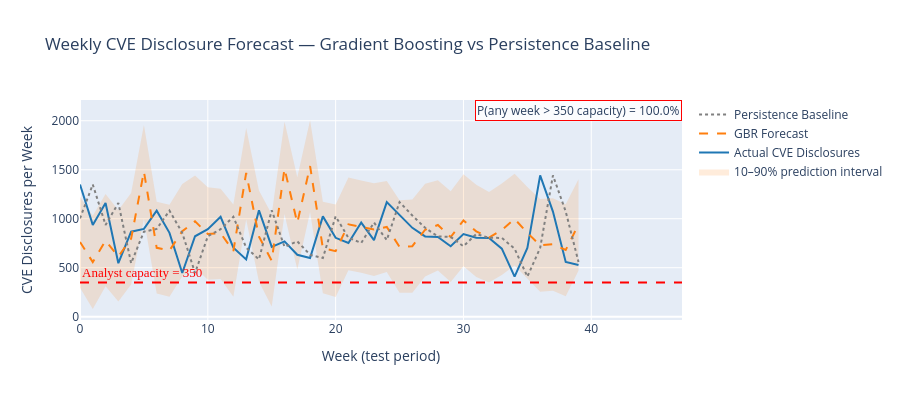

The cell this chart's notebook holds for it:
### Markdown cell above
---
## Stage 7 — Feedback: CVE Disclosure Volume Forecasting

**Intelligence cycle connection (Ch 12):** The Feedback Stage at ApexCode (Ch 12) generated new collection requirements from the CISO's unresolved questions. One of those requirements: "Is session-hijacking CVE disclosure trending up — should we increase monitoring capacity for SaaS authentication vulnerabilities, or is this a one-quarter spike?" The forecasting model answers that question by projecting weekly NVD CVE disclosure counts using six years of historical data. The output is not a threat activity prediction — it is a vulnerability disclosure volume forecast, which is a leading indicator for patch management planning and collection capacity allocation. Where ApexCode has its own incident data from SIEM, that data should be compared against the forecast to validate or challenge the proxy assumption.

**Target:** Weekly CVE disclosure counts aggregated from the NVD data already downloaded (2020–2025). This is a *disclosure* forecast, not a threat activity forecast. Disclosure volume correlates with but does not equal exploitation. The model informs patch management planning; real incident data (where available) closes the loop.

**Temporal split discipline (Paper 4 lesson):** 70% train / 15% validate / 15% test, preserving chronological order — never shuffle a time series. The proportional split mirrors Paper 4’s equal-window methodology: recent data matters more than all-history accumulation.

### Code cell
# ── Stage 7: Vulnerability Disclosure Forecasting ────────────────────────────
# Aggregate NVD CVE counts by week using the data already downloaded

def build_weekly_counts(df_):
    wdf = df_.copy()
    wdf['week'] = pd.to_datetime(wdf['published']).dt.to_period('W').apply(lambda p: p.start_time)
    counts = wdf.groupby('week').size().reset_index(name='cve_count')
    counts = counts.sort_values('week').reset_index(drop=True)
    return counts

weekly = build_weekly_counts(df)
print(f"Weekly time series: {len(weekly)} weeks ({weekly['week'].min().date()} to {weekly['week'].max().date()})")

# Feature engineering: lag features + rolling means
def add_lag_features(series, lags=[1, 2, 4, 13, 52]):
    df_ = pd.DataFrame({'y': series})
    for lag in lags:
        df_[f'lag_{lag}'] = df_['y'].shift(lag)
    df_['ma4']  = df_['y'].shift(1).rolling(4).mean()
    df_['ma13'] = df_['y'].shift(1).rolling(13).mean()
    return df_.dropna()

feat_df = add_lag_features(weekly['cve_count'])
feat_df.index = range(len(feat_df))  # reset after dropna

# Chronological 70 / 15 / 15 split — no shuffling
y_all = feat_df['y'].values
X_all = feat_df.drop(columns='y').values
n_train = int(0.70 * len(feat_df))
n_val   = int(0.85 * len(feat_df))

X_tr_ts, y_tr_ts = X_all[:n_train], y_all[:n_train]
X_te_ts, y_te_ts = X_all[n_val:], y_all[n_val:]
# Note: val split (n_train:n_val) available for hyperparameter tuning if needed;
# Ridge alpha=1.0 and GBR defaults are used here without tuning.

print(f"Train: {n_train} weeks | Test: {len(feat_df)-n_val} weeks")

# Models
from sklearn.linear_model import Ridge
from sklearn.ensemble import GradientBoostingRegressor

models_ts = {
    'Persistence':          lambda: None,
    'Rolling Mean (4-wk)':  lambda: None,
    'Ridge Regression':     Ridge(alpha=1.0),
    'Gradient Boosting':    GradientBoostingRegressor(n_estimators=100, max_depth=3, random_state=42),
}

results_ts = []
for name, model in models_ts.items():
    if name == 'Persistence':
        preds = feat_df['lag_1'].values[n_val:]
    elif name == 'Rolling Mean (4-wk)':
        preds = feat_df['ma4'].values[n_val:]
    else:
        model.fit(X_tr_ts, y_tr_ts)
        if name == 'Gradient Boosting':
            fit_gbr = model  # save for plot below
        preds = model.predict(X_te_ts)

    mae  = np.mean(np.abs(y_te_ts - preds))
    rmse = np.sqrt(np.mean((y_te_ts - preds) ** 2))
    actual_dir = np.diff(y_te_ts) > 0
    pred_dir   = np.diff(preds)   > 0
    dir_acc    = (actual_dir == pred_dir).mean()

    results_ts.append({'Model': name, 'MAE': mae, 'RMSE': rmse, 'Directional Acc': dir_acc})

ts_res = pd.DataFrame(results_ts).set_index('Model')
print("\nForecasting results (test period):")
print(ts_res.round(2).to_string())

# Reuse the already-fitted GBR from the loop above
best_model = fit_gbr
forecast = best_model.predict(X_te_ts)

# Monte Carlo overlay for prediction interval + capacity-breach probability (Figure 13.8)
ANALYST_CAPACITY = 350  # CVEs per week the team can review
forecast_std = float(np.std(y_te_ts - forecast))  # residual std as forecast uncertainty proxy
sims = np.random.normal(forecast, forecast_std, size=(10_000, len(forecast)))
sims = np.clip(sims, 0, None)  # weekly counts are non-negative
p10 = np.percentile(sims, 10, axis=0)
p90 = np.percentile(sims, 90, axis=0)
prob_breach = float(((sims > ANALYST_CAPACITY).any(axis=1)).mean())
print(f"P(any-week breach) of {ANALYST_CAPACITY} CVEs/week capacity in the test horizon: {prob_breach:.2%}")

fig = go.Figure()
# 10th-90th percentile prediction band (drawn first → bottom z-order)
fig.add_trace(go.Scatter(y=p90, mode='lines', name='90th pct',
                          line=dict(color='rgba(255,127,14,0)'), showlegend=False))
fig.add_trace(go.Scatter(y=p10, mode='lines', name='10–90% prediction interval',
                          fill='tonexty', fillcolor='rgba(255,127,14,0.15)',
                          line=dict(color='rgba(255,127,14,0)')))
fig.add_trace(go.Scatter(y=y_te_ts, mode='lines', name='Actual CVE Disclosures', line=dict(color='#1f77b4')))
fig.add_trace(go.Scatter(y=forecast, mode='lines', name='GBR Forecast', line=dict(color='#ff7f0e', dash='dash')))
fig.add_trace(go.Scatter(y=feat_df['lag_1'].values[n_val:], mode='lines',
                          name='Persistence Baseline', line=dict(color='gray', dash='dot')))
fig.update_layout(
    title='Weekly CVE Disclosure Forecast — Gradient Boosting vs Persistence Baseline',
    xaxis_title='Week (test period)', yaxis_title='CVE Disclosures per Week',
    height=400, width=900,
)
# Analyst capacity line + capacity-breach probability annotation (DV-1)
fig.add_hline(y=ANALYST_CAPACITY, line_dash='dash', line_color='red', line_width=2,
               annotation_text=f'Analyst capacity = {ANALYST_CAPACITY}',
               annotation_position='top left',
               annotation_font_color='red', annotation_font_size=13,
               annotation_font_family='Arial Black')
fig.add_annotation(x=len(forecast)-1, y=float(max(p90)) * 1.05,
                    text=f'P(any week > {ANALYST_CAPACITY} capacity) = {prob_breach:.1%}',
                    showarrow=False,
                    bgcolor='rgba(255,255,255,0.85)',
                    bordercolor='red', borderwidth=1)
fig.write_image(IMAGES_DIR / 'figure_13_7_disclosure_forecast.png', width=900, height=500)
fig.show()
print("\nKey finding: GBR tracks seasonal patterns that persistence misses.")
print("This informs patch management planning — not threat response directly.")

### Figure 1 — Plotly figure (JSON) as saved in the notebook; plotly's stock layout.template omitted (floating-point values rounded to 4 significant figures)
{"data": [{"line": {"color": "rgba(255,127,14,0)"}, "mode": "lines", "name": "90th pct", "showlegend": false, "type": "scatter", "y": [1225.0, 1031.0, 1254.0, 1088.0, 1262.0, 1957.0, 1173.0, 1143.0, 1355.0, 1440.0, 1321.0, 1306.0, 1145.0, 1927.0, 1288.0, 1046.0, 1990.0, 1424.0, 2005.0, 1173.0, 1146.0, 1422.0, 1391.0, 1361.0, 1385.0, 1189.0, 1196.0, 1356.0, 1394.0, 1279.0, 1454.0, 1346.0, 1273.0, 1361.0, 1460.0, 1324.0, 1202.0, 1210.0, 1148.0, 1403.0]}, {"fill": "tonexty", "fillcolor": "rgba(255,127,14,0.15)", "line": {"color": "rgba(255,127,14,0)"}, "mode": "lines", "name": "10–90% prediction interval", "type": "scatter", "y": [296.4, 78.33, 309.4, 155.4, 328.0, 999.9, 236.1, 204.2, 412.9, 499.9, 377.9, 384.0, 203.2, 992.2, 356.2, 103.1, 1047.0, 481.9, 1068.0, 239.4, 199.8, 473.7, 449.0, 414.0, 456.5, 244.3, 244.9, 411.0, 470.4, 353.3, 515.8, 405.6, 350.1, 426.2, 523.5, 387.6, 253.7, 263.5, 208.3, 468.8]}, {"line": {"color": "#1f77b4"}, "mode": "lines", "name": "Actual CVE Disclosures", "type": "scatter", "y": [1349, 937, 1160, 546, 868, 896, 1082, 856, 446, 821, 893, 1020, 704, 585, 1086, 713, 769, 632, 599, 1024, 805, 753, 961, 782, 1170, 1033, 907, 819, 814, 719, 844, 806, 804, 694, 409, 701, 1442, 1073, 559, 527]}, {"line": {"color": "#ff7f0e", "dash": "dash"}, "mode": "lines", "name": "GBR Forecast", "type": "scatter", "y": [763.3, 556.6, 776.2, 614.4, 797.4, 1482.0, 702.8, 675.3, 871.8, 974.1, 843.8, 851.9, 670.3, 1468.0, 817.9, 571.3, 1513.0, 957.5, 1538.0, 699.1, 669.4, 942.5, 914.9, 890.4, 915.9, 712.3, 719.9, 887.6, 936.0, 812.4, 982.1, 871.4, 807.5, 885.2, 998.3, 855.6, 729.1, 741.0, 680.7, 940.8]}, {"line": {"color": "gray", "dash": "dot"}, "mode": "lines", "name": "Persistence Baseline", "type": "scatter", "y": [1004.0, 1349.0, 937.0, 1160.0, 546.0, 868.0, 896.0, 1082.0, 856.0, 446.0, 821.0, 893.0, 1020.0, 704.0, 585.0, 1086.0, 713.0, 769.0, 632.0, 599.0, 1024.0, 805.0, 753.0, 961.0, 782.0, 1170.0, 1033.0, 907.0, 819.0, 814.0, 719.0, 844.0, 806.0, 804.0, 694.0, 409.0, 701.0, 1442.0, 1073.0, 559.0]}], "layout": {"annotations": [{"font": {"color": "red", "family": "Arial Black", "size": 13}, "showarrow": false, "text": "Analyst capacity = 350", "x": 0, "xanchor": "left", "xref": "x domain", "y": 350, "yanchor": "bottom", "yref": "y"}, {"bgcolor": "rgba(255,255,255,0.85)", "bordercolor": "red", "borderwidth": 1, "showarrow": false, "text": "P(any week > 350 capacity) = 100.0%", "x": 39, "y": 2105.0}], "height": 400, "shapes": [{"line": {"color": "red", "dash": "dash", "width": 2}, "type": "line", "x0": 0, "x1": 1, "xref": "x domain", "y0": 350, "y1": 350, "yref": "y"}], "title": {"text": "Weekly CVE Disclosure Forecast — Gradient Boosting vs Persistence Baseline"}, "width": 900, "xaxis": {"title": {"text": "Week (test period)"}}, "yaxis": {"title": {"text": "CVE Disclosures per Week"}}}}
